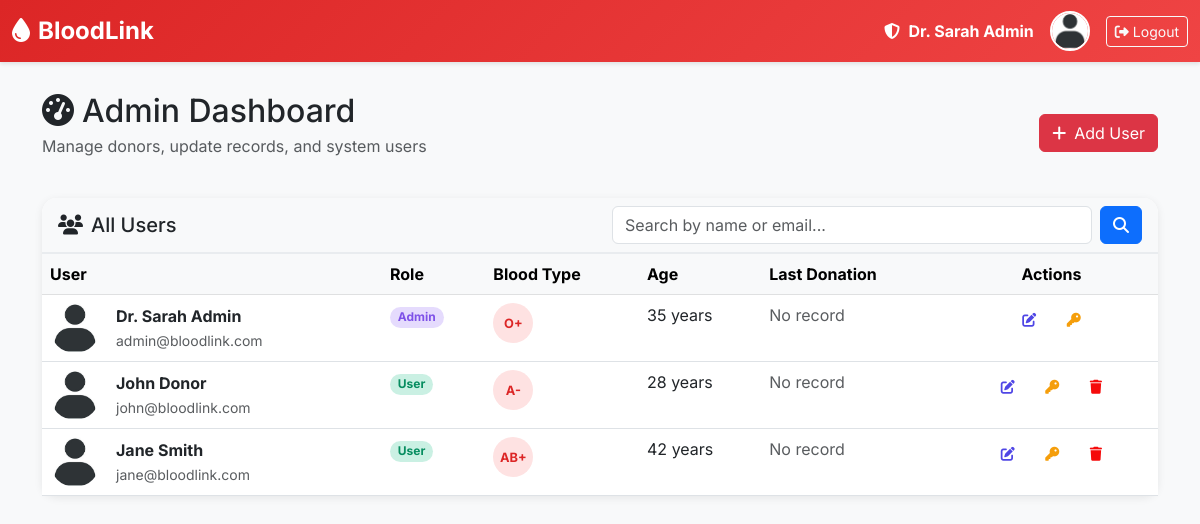
/admin_dashboard.php (signed in), run on an earlier commit of the app's database.
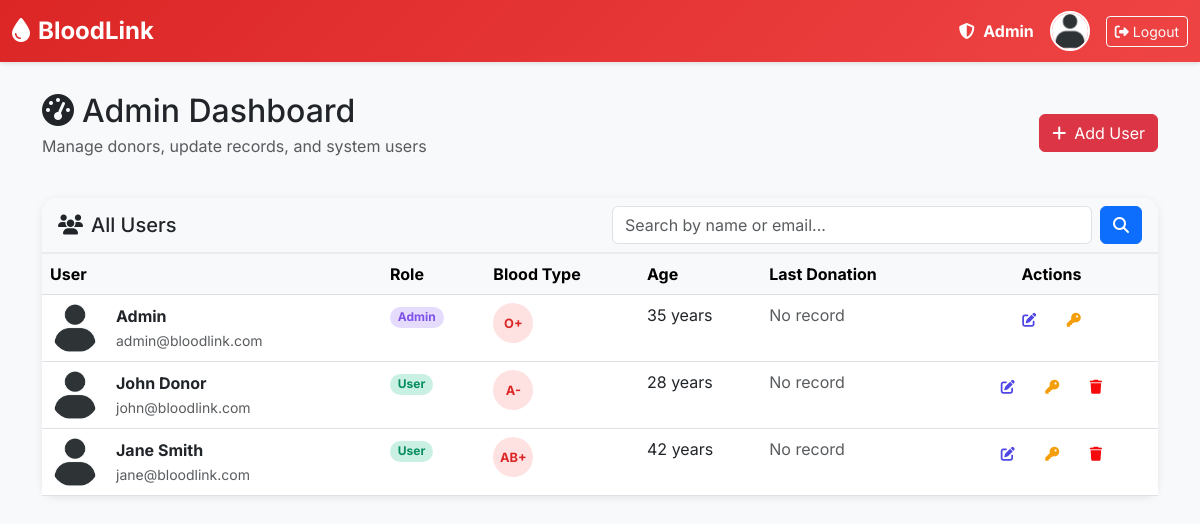
And on a later commit of the database.
### tables this page shows
CREATE TABLE IF NOT EXISTS users (
    id INT AUTO_INCREMENT PRIMARY KEY,
    name VARCHAR(100) NOT NULL,
    email VARCHAR(100) NOT NULL UNIQUE,
    password VARCHAR(255) NOT NULL,
    role ENUM('admin', 'user') DEFAULT 'user',
    blood_type ENUM('A+', 'A-', 'B+', 'B-', 'AB+', 'AB-', 'O+', 'O-') NOT NULL,
    age INT NOT NULL,
    last_donation_date DATE DEFAULT NULL,
    photo VARCHAR(255) DEFAULT 'default-avatar.jpg',
    created_at TIMESTAMP DEFAULT CURRENT_TIMESTAMP,
    updated_at TIMESTAMP DEFAULT CURRENT_TIMESTAMP ON UPDATE CURRENT_TIMESTAMP
);

### classes/User.php (called while the page is built, shortened)
<?php
class User {
    private $conn;
    private $table = "users";
    public function __construct($db) {
        $this->conn = $db;
    }
    public function readAll() {
        $query = "SELECT * FROM " . $this->table . " ORDER BY created_at DESC";
        $stmt = $this->conn->prepare($query);
        $stmt->execute();
        return $stmt;
    }
}
?>

### admin_dashboard.php (the view, shortened to what the changed rows need)
<?php
require_once 'classes/User.php';
$database = new Database();
$db = $database->getConnection();
$user = new User($db);
$search_keyword = $_GET['search'] ?? '';
if(!empty($search_keyword)) {
    $stmt = $user->search($search_keyword);
} else {
    $stmt = $user->readAll();
}
$users = $stmt->fetchAll();
?>
<!DOCTYPE html>
<html lang="en">
<head>
    <link href="https://cdn.jsdelivr.net/npm/bootstrap@5.3.0/dist/css/bootstrap.min.css" rel="stylesheet">
    <link rel="stylesheet" href="https://cdnjs.cloudflare.com/ajax/libs/font-awesome/6.4.0/css/all.min.css">
</head>
<body>
    <nav class="navbar navbar-expand-lg navbar-dark">
        <div class="container-fluid">
            <div class="d-flex align-items-center text-white">
                <span class="me-3">
                    <i class="fas fa-shield-alt me-1"></i>
                    <strong><?php echo $_SESSION['name']; ?></strong>
                </span>
            </div>
        </div>
    </nav>
    <div class="container-fluid main-content">
        <div class="container">
            <div class="d-flex justify-content-between align-items-center mb-4">
                <div>
                    <h2 class="mb-1"><i class="fas fa-tachometer-alt me-2"></i>Admin Dashboard</h2>
                </div>
            </div>
            <div class="card">
                <div class="card-body p-0">
                    <div class="table-responsive">
                        <table class="table table-hover mb-0">
                            <thead class="table-light">
                                <tr>
                                    <th>User</th>
                                    <th>Role</th>
                                    <th>Blood Type</th>
                                    <th>Age</th>
                                    <th>Last Donation</th>
                                    <th class="text-center">Actions</th>
                                </tr>
                            </thead>
                            <tbody>
                                <?php if(count($users) > 0): ?>
                                    <?php foreach($users as $u): ?>
                                        <tr>
                                            <td>
                                                <div class="d-flex align-items-center">
                                                    <img src="uploads/<?php echo $u['photo']; ?>"
                                                         class="table-avatar me-3"
                                                         alt="<?php echo $u['name']; ?>"
                                                         onerror="this.src='uploads/default-avatar.jpg'">
                                                    <div>
                                                        <div class="fw-bold"><?php echo htmlspecialchars($u['name']); ?></div>
                                                        <small class="text-muted"><?php echo htmlspecialchars($u['email']); ?></small>
                                                    </div>
                                                </div>
                                            </td>
                                            <td>
                                                <span class="badge <?php echo $u['role'] == 'admin' ? 'badge-admin' : 'badge-user'; ?>">
                                                    <?php echo ucfirst($u['role']); ?>
                                                </span>
                                            </td>
                                            <td>
                                                <span class="blood-type-badge"><?php echo $u['blood_type']; ?></span>
                                            </td>
                                            <td><?php echo $u['age']; ?> years</td>
                                            <td>
                                                <?php if($u['last_donation_date']): ?>
                                                    <i class="fas fa-calendar-alt text-muted me-1"></i>
                                                    <?php echo date('M d, Y', strtotime($u['last_donation_date'])); ?>
                                                <?php else: ?>
                                                    <span class="text-muted">No record</span>
                                                <?php endif; ?>
                                            </td>
                                            <td class="text-center">
                                                <a href="edit_user.php?id=<?php echo $u['id']; ?>"
                                                   class="btn btn-sm btn-action btn_edit"
                                                   title="Edit">
                                                    <i class="fas fa-edit"></i>
                                                </a>
                                                <a href="update_password.php?id=<?php echo $u['id']; ?>"
                                                   class="btn btn-sm update_password_btn btn-action"
                                                   title="Change Password">
                                                    <i class="fas fa-key"></i>
                                                </a>
                                            </td>
                                        </tr>
                                    <?php endforeach; ?>
                                <?php endif; ?>
                            </tbody>
                        </table>
                    </div>
                </div>
            </div>
        </div>
    </div>
</body>
</html>

What changed in the data, as far as the page shows it:
changed users "Admin": name "Dr. Sarah Admin" → "Admin"
Also different on the page:
$_SESSION['name']: "Dr. Sarah Admin" → "Admin"
